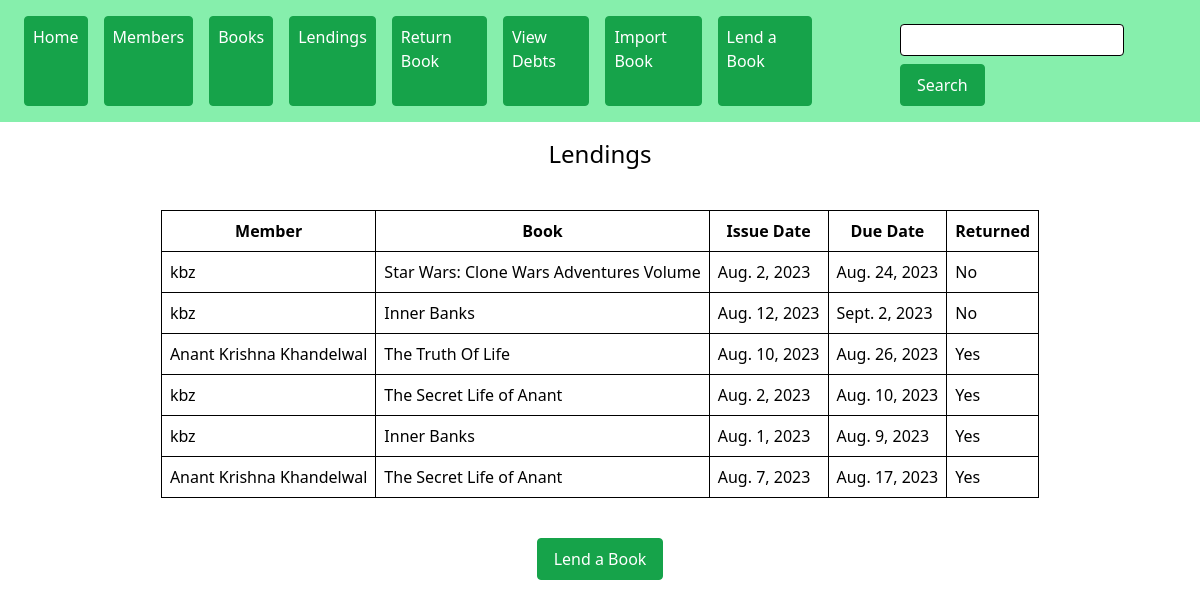
The app's page /lendings/ with its own data.
### library/models.py (models this page shows, shortened)
class Lended(models.Model):
    member = models.ForeignKey(Member, on_delete=models.CASCADE)
    book = models.ForeignKey(Book, on_delete=models.CASCADE)
    issue_date = models.DateField()
    due_date = models.DateField()
    returned = models.BooleanField(default=False)

class Member(models.Model):
    name=models.CharField(max_length=30)
    number=models.CharField(max_length=13)
    debt = models.DecimalField(decimal_places=2, max_digits=8, default=0)
    aadhar_number = models.CharField(max_length=12)

class Book(models.Model):
    title = models.CharField(max_length=100)
    author = models.CharField(max_length=100)
    isbn = models.CharField(max_length=10)
    isbn13 = models.CharField(max_length=13)
    publisher = models.CharField(max_length=30)
    num_pages = models.CharField(max_length=40)
    per_day_charge = models.DecimalField(decimal_places=2,max_digits=6,default=5)
    qty = models.PositiveIntegerField()

### library/views.py (the view)
# urls.py: path('lendings/', lendings, name='lendings'),
def lendings(request):
    lendings = Lended.objects.all()
    return render(request, 'lendings.html', {'lendings': lendings})

### template/lendings.html
{% extends 'base.html' %}
{% block body %}
    <h1>Lendings</h1>
    <table>
        <tr>
            <th>Member</th>
            <th>Book</th>
            <th>Issue Date</th>
            <th>Due Date</th>
            <th>Returned</th>
        </tr>
        {% for lending in lendings reversed %}
        <tr>
            <td>{{ lending.member.name }}</td>
            <td>{{ lending.book.title }}</td>
            <td>{{ lending.issue_date }}</td>
            <td>{{ lending.due_date }}</td>
            <td>
                {% if lending.returned %}
                    Yes
                {% else %}
                    No
                {% endif %}
            </td>
        </tr>
        {% endfor %}
    </table>
    <div class="text-center mt-4">
    <a href="{% url 'lend_book' %}"><button class="linav">Lend a Book</button></a>
    </div>
{% endblock %}

### records on screen
Lended: member.name "kbz", book "Star Wars: Clone Wars Adventures Volume", issue_date "Aug. 2, 2023", due_date "Aug. 24, 2023", returned "No"
Lended: member.name "kbz", book "Inner Banks", issue_date "Aug. 12, 2023", due_date "Sept. 2, 2023", returned "No"
Lended: member.name "Anant Krishna Khandelwal", book "The Truth Of Life", issue_date "Aug. 10, 2023", due_date "Aug. 26, 2023", returned "Yes"
Lended: member.name "kbz", book "The Secret Life of Anant", issue_date "Aug. 2, 2023", due_date "Aug. 10, 2023", returned "Yes"
Lended: member.name "kbz", book "Inner Banks", issue_date "Aug. 1, 2023", due_date "Aug. 9, 2023", returned "Yes"
Lended: member.name "Anant Krishna Khandelwal", book "The Secret Life of Anant", issue_date "Aug. 7, 2023", due_date "Aug. 17, 2023", returned "Yes"
